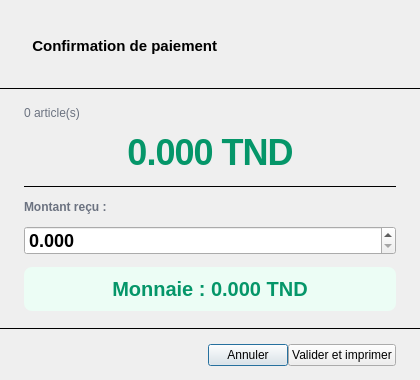
<?xml version='1.0' encoding='UTF-8'?>
<ui version="4.0">
 <class>POSPaymentDialog</class>
 <widget class="QDialog" name="POSPaymentDialog">
  <property name="geometry"><rect><x>0</x><y>0</y><width>420</width><height>380</height></rect></property>
  <property name="windowTitle"><string>Paiement en espèces</string></property>
  <property name="minimumWidth"><number>420</number></property>
  <property name="maximumWidth"><number>420</number></property>
  <layout class="QVBoxLayout" name="rootLayout">
   <property name="leftMargin"><number>0</number></property><property name="topMargin"><number>0</number></property>
   <property name="rightMargin"><number>0</number></property><property name="bottomMargin"><number>0</number></property>
   <property name="spacing"><number>0</number></property>

   
   <item>
    <widget class="QLabel" name="dialogTitle">
     <property name="text"><string>  Confirmation de paiement</string></property>
     <property name="styleSheet"><string>font-size: 15px; font-weight: 700; padding: 16px 20px 12px;</string></property>
    </widget>
   </item>
   <item>
    <widget class="QFrame" name="sep1">
     <property name="cssClass" stdset="0"><string>separator</string></property>
     <property name="frameShape"><enum>QFrame::HLine</enum></property>
    </widget>
   </item>

   
   <item>
    <layout class="QVBoxLayout" name="bodyLayout">
     <property name="leftMargin"><number>24</number></property><property name="topMargin"><number>16</number></property>
     <property name="rightMargin"><number>24</number></property><property name="bottomMargin"><number>16</number></property>
     <property name="spacing"><number>12</number></property>
     <item>
      <widget class="QLabel" name="summaryLbl">
       <property name="text"><string>0 article(s)</string></property>
       <property name="styleSheet"><string>color: #6B7280; font-size: 12px;</string></property>
      </widget>
     </item>
     <item>
      <widget class="QLabel" name="totalAmountLbl">
       <property name="text"><string>0.000 TND</string></property>
       <property name="alignment"><set>Qt::AlignCenter</set></property>
       <property name="styleSheet"><string>font-size: 36px; font-weight: 800; color: #059669; letter-spacing: -1px;</string></property>
      </widget>
     </item>
     <item>
      <widget class="QFrame" name="sep2">
       <property name="cssClass" stdset="0"><string>separator</string></property>
       <property name="frameShape"><enum>QFrame::HLine</enum></property>
      </widget>
     </item>
     <item>
      <widget class="QLabel" name="lblReceived">
       <property name="text"><string>Montant reçu :</string></property>
       <property name="styleSheet"><string>font-size: 12px; font-weight: 600; color: #6B7280;</string></property>
      </widget>
     </item>
     <item>
      <widget class="PriceSpinBox" name="paid">
       <property name="minimumHeight"><number>52</number></property>
       <property name="maximum"><double>999999.000000000000000</double></property>
       <property name="decimals"><number>3</number></property>
       <property name="styleSheet"><string>font-size: 18px; font-weight: 700;</string></property>
      </widget>
     </item>
     <item>
      <widget class="QLabel" name="changeLbl">
       <property name="text"><string>Monnaie : 0.000 TND</string></property>
       <property name="alignment"><set>Qt::AlignCenter</set></property>
       <property name="styleSheet"><string>font-size: 20px; font-weight: 700; color: #059669; background: #ECFDF5; border-radius: 8px; padding: 10px 14px;</string></property>
      </widget>
     </item>
    </layout>
   </item>

   <item>
    <widget class="QFrame" name="sep3">
     <property name="cssClass" stdset="0"><string>separator</string></property>
     <property name="frameShape"><enum>QFrame::HLine</enum></property>
    </widget>
   </item>

   
   <item>
    <layout class="QHBoxLayout" name="btnRow">
     <property name="leftMargin"><number>24</number></property><property name="topMargin"><number>14</number></property>
     <property name="rightMargin"><number>24</number></property><property name="bottomMargin"><number>14</number></property>
     <item><spacer><property name="orientation"><enum>Qt::Horizontal</enum></property><property name="sizeHint" stdset="0"><size><width>40</width><height>20</height></size></property></spacer></item>
     <item>
      <widget class="QPushButton" name="btnCancel">
       <property name="text"><string>Annuler</string></property>
       <property name="cssClass" stdset="0"><string>btnSecondary</string></property>
       <property name="minimumHeight"><number>40</number></property>
      </widget>
     </item>
     <item>
      <widget class="QPushButton" name="btnOk">
       <property name="text"><string>Valider et imprimer</string></property>
       <property name="minimumHeight"><number>40</number></property>
      </widget>
     </item>
    </layout>
   </item>
  </layout>
 </widget>
 <customwidgets>
  <customwidget>
   <class>PriceSpinBox</class>
   <extends>QDoubleSpinBox</extends>
   <header>app/views/widgets/price_input.h</header>
  </customwidget>
 </customwidgets>
 <resources /><connections />
</ui>
